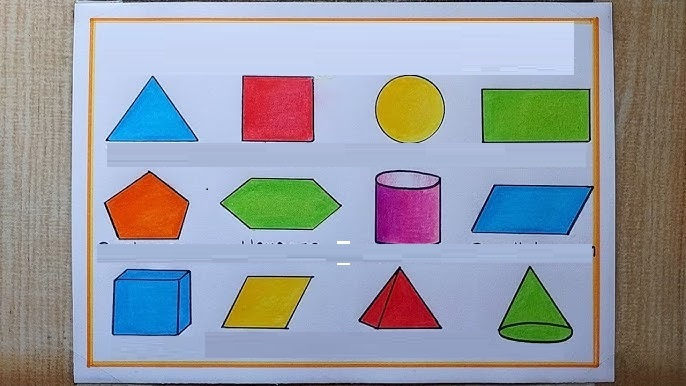
#> input picture old/pw2_2/shapes.jpg, 686 x 386 px
$ jupyter execute pw2_2.ipynb   (older library calls are emulated)
#> lines starting #> are read from the running program, lines starting #| are printed output that depends on the picture; after the words box and inside, x2 and y2 are one past the last pixel; in counts of white or black regions, pixels touching at a corner belong together
<div style="text-align:center; margin-top: 1cm;">
    <h2>Київський політехнічний інститут імені Ігоря Сікорського</h2>
    <h2>Приладобудівний факультет</h2>
    <h3>Кафедра автоматизації та систем неруйнівного контролю</h3>
    <br><br><br>
</div>

<div style="text-align:center; margin-top: 5cm;">
    <h2>Практична робота №2 </h2>
    <h2>з предмету "Комп'ютерний зір"</h2>
</div>

<div style="text-align:right; margin-top: 5cm;">
<p>Студент: Погорєлов Богдан<br>
    Група: ПК-51мп<br>
</p>
</div>
<div style="text-align:center; margin-top: 5cm;">
2025 рік  <br><br><br><br>
</div>

### **Тема:** Дослідження базових технік обробки зображень: гістограми, порогова обробка, фільтрація та детектування країв

### **Мета роботи**

Метою даної роботи було поглиблене вивчення та практичне застосування фундаментальних методів обробки зображень з використанням бібліотек **OpenCV** та **Matplotlib**. Основні завдання включали:
1.  Аналіз розподілу яскравості пікселів шляхом побудови та візуалізації гістограм для відтінків сірого та RGB каналів.
2.  Дослідження методів сегментації зображення за допомогою глобальної (фіксованої, Оцу, трикутної) та адаптивної порогової обробки.
3.  Застосування просторових фільтрів для згладжування зображення (фільтр Гауса).
4.  Реалізація та порівняння градієнтних методів детектування країв (оператори Собеля та Лапласа).

### **Опис коду**

Скрипт є комплексним дослідженням, що демонструє декілька ключових технік обробки зображень. Він складається з допоміжних функцій для візуалізації та основних блоків, що виконують конкретні операції.

#### **Структура коду:**

1.  **Допоміжні функції:**
    * `show_images`: Універсальна функція для відображення набору зображень у вигляді сітки за допомогою `matplotlib`. Вона коректно обробляє як кольорові (конвертуючи BGR в RGB), так і монохромні зображення.
    * `Threshold_Demo`: Функція, що застосовує до зображення декілька методів бінаризації: три з фіксованим порогом та два автоматичних (Оцу та трикутний).
    * `plot_histograms`: Функція для розрахунку та побудови гістограм яскравості для монохромного зображення та для кожного з R, G, B каналів кольорового.

2.  **Основний потік виконання:**
    * **Завантаження:** Скрипт завантажує зображення `kpi.jpg` і створює його копію у відтінках сірого.
    * **Аналіз гістограм:** Будуються та відображаються гістограми, що показують розподіл інтенсивності пікселів.
    * **Порогова обробка:** Демонструється робота різних алгоритмів бінаризації, як глобальних, так і адаптивних (`ADAPTIVE_THRESH_MEAN_C`, `ADAPTIVE_THRESH_GAUSSIAN_C`).
    * **Фільтрація та виділення країв:** Послідовно застосовуються такі операції:
        * Зміна колірного простору на HSV.
        * Розмиття за Гаусом з різними параметрами для зменшення шуму.
        * Застосування операторів Лапласа та Собеля для виявлення країв (контурів об'єктів).
        * Обчислення та візуалізація величини градієнта для отримання більш чіткої карти країв.

### **Результат виконання**

У результаті роботи скрипта було отримано серію візуалізацій, що демонструють ефекти від застосування кожної з технік.

1.  **Гістограми:** Побудовані графіки чітко показали розподіл яскравості пікселів для кожного каналу, що є корисним для подальшого аналізу та вибору порогів.


2.  **Порогова обробка:** Було продемонстровано, що прості методи бінаризації ефективні для контрастних зображень, тоді як адаптивні методи дають значно кращий результат на зображеннях з нерівномірним освітленням.


3.  **Фільтрація та виділення країв:** Візуальні результати показали, як розмиття за Гаусом прибирає дрібні деталі та шум. Оператори Собеля ефективно виділили вертикальні та горизонтальні краї, а оператор Лапласа — області швидкої зміни інтенсивності. Обчислення величини градієнта дозволило об'єднати інформацію про краї з обох напрямків в єдине зображення.

### **Висновок**

Під час виконання цієї лабораторної роботи я поглибив свої знання та практичні навички у сфері комп'ютерного зору. Я детально розібрався в наступних аспектах:

* **Гістограми** є потужним інструментом для аналізу зображень, що дозволяє оцінити контрастність та розподіл яскравості.
* **Методи бінаризації** є ключовим етапом для багатьох задач сегментації, причому вибір між **глобальним** та **адаптивним** порогом залежить від умов освітлення на зображенні.
* **Просторова фільтрація**, зокрема **фільтр Гауса**, є невід'ємною частиною попередньої обробки для усунення шумів.
* **Градієнтні оператори (Собеля, Лапласа)** є основою для алгоритмів детектування країв, які, своєю чергою, використовуються для виділення контурів об'єктів.

Я отримав цінний досвід роботи з функціоналом бібліотек **OpenCV** та **Matplotlib**, що дозволило мені реалізувати та візуалізувати цілий конвеєр обробки зображення.

[cell 1]
import cv2
import numpy as np
import matplotlib.pyplot as plt

[cell 2]
def process_image(image_path: str, method: str, **kargs) -> None:
    """
    Обробляє зображення для розпізнавання фігур та відображає результат
    у Jupyter Notebook.

    Args:
        image_path: Шлях до зображення.
        method: Метод обробки ('threshold', 'laplacian', 'canny').
    """
#> called with image_path = 'shapes.jpg', method = 'threshold'
    # Завантаження зображення
    image = cv2.imread(image_path)
#> image is the input picture: shape (386, 686, 3); mean B, G, R 161.3, 153.5, 149.6
    if image is None:
        print(f"Помилка: не вдалося завантажити зображення за шляхом {image_path}")
        return

    # Попередня обробка
    gray = cv2.cvtColor(image, cv2.COLOR_BGR2GRAY)
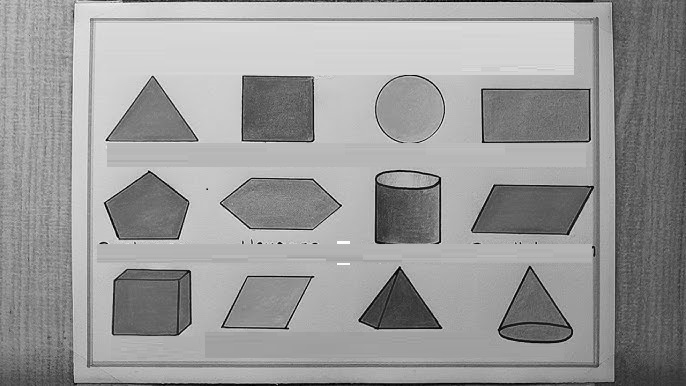
#> gray: shape (386, 686); min 0, max 254, mean 153.2
    blurred = cv2.GaussianBlur(gray, (5, 5), 0)
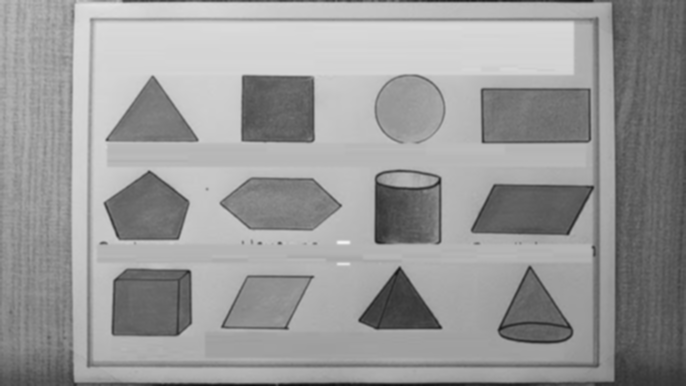
#> blurred: shape (386, 686); min 14, max 244, mean 153.2

    # 1. Метод порогової обробки
    if method == 'threshold':
        _, edges = cv2.threshold(blurred, **kargs, type=cv2.THRESH_BINARY_INV)
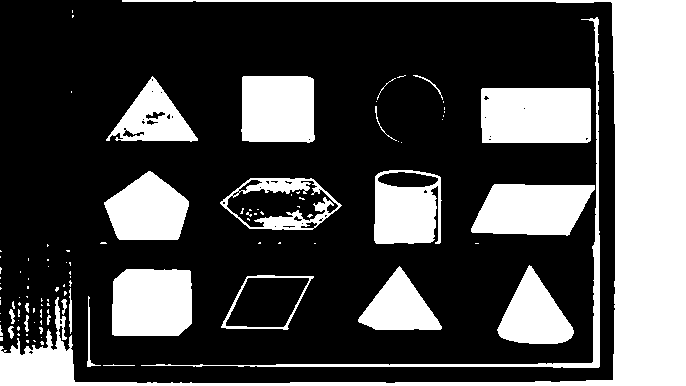
#> edges: shape (386, 686); 29.8% white; 105 white regions (80 under 20 px)
        window_title = "Shapes Detected (Threshold Method)"
    # 2. Метод Лапласа
    elif method == 'laplacian':
        laplacian = cv2.Laplacian(blurred, cv2.CV_64F)
        edges = np.uint8(np.absolute(laplacian))
        _, edges = cv2.threshold(edges, **kargs, type=cv2.THRESH_BINARY)
        window_title = "Shapes Detected (Laplacian Method)"
    # 3. Метод Кенні
    elif method == 'canny':
        edges = cv2.Canny(blurred, **kargs)
        window_title = "Shapes Detected (Canny Method)"
    else:
        print("Помилка: невідомий метод. Використовуйте 'threshold', 'laplacian' або 'canny'.")
        return

    # Пошук та обробка контурів
    contours, _ = cv2.findContours(edges, cv2.RETR_EXTERNAL, cv2.CHAIN_APPROX_SIMPLE)
#> contours = 93 contours, 73 with area under 20; largest, box (x1, y1, x2, y2) and area: (0, 0, 686, 386) 32348, (481, 88, 591, 143) 5868, (112, 269, 192, 336) 4978, (471, 184, 595, 236) 4908, (220, 178, 342, 230) 4639

    for contour in contours:
        if cv2.contourArea(contour) < 100:
            continue

        perimeter = cv2.arcLength(contour, True)
        approx = cv2.approxPolyDP(contour, 0.04 * perimeter, True)
        num_sides = len(approx)

        M = cv2.moments(contour)
        if M["m00"] != 0:
            cX = int(M["m10"] / M["m00"])
            cY = int(M["m01"] / M["m00"])
        else:
            cX, cY = 0, 0

        cv2.drawContours(image, [approx], -1, (0, 255, 0), 2)
        cv2.putText(image, str(num_sides), (cX - 10, cY), cv2.FONT_HERSHEY_SIMPLEX,
                    0.6, (255, 255, 255), 2)
#> this loop made 93 passes
#> (perimeter, approx, num_sides, cX, cY) on passes 49, 52, 54, 56: (260.6, [[313, 276], [247, 276], [221, 327], [287, 329]], 4, 266, 301), (276.1, [[114, 279], [112, 334], [191, 323], [189, 270]], 4, 151, 302), (238.9, [[358, 319], [441, 328], [399, 266]], 3, 398, 307), (253.5, [[529, 265], [498, 333], [565, 341], [572, 327]], 4, 533, 314)
#> (perimeter, num_sides, cX, cY) on passes 70, 71, 72, 73, 84, 86: (316.4, 4, 531, 208), (287.9, 6, 280, 203), (253, 5, 147, 210), (401, 6, 405, 206), (323.1, 4, 535, 114), (271, 4, 277, 108)
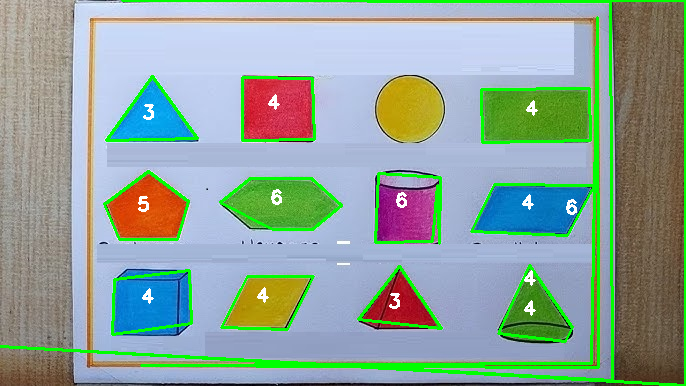
#> image: shape (386, 686, 3); 7.27% of pixels changed, all inside (x1, y1, x2, y2) = (0, 0, 686, 386)

    # Конвертуємо зображення з BGR (OpenCV) в RGB (Matplotlib)
    rgb_image = cv2.cvtColor(image, cv2.COLOR_BGR2RGB)

    # Відображення результату за допомогою Matplotlib
    plt.figure(figsize=(8, 8))
    plt.imshow(rgb_image)
    plt.title(window_title+f'{kargs}')
    plt.axis('off') # Вимкнути осі для чистого вигляду
    return plt

[cell 3]
image_file = 'shapes.jpg'

[cell 4]
# for t in range(0, 255, 10):
#     process_image(image_file, 'threshold', thresh=t, maxval=255)
process_image(image_file, 'threshold', thresh=127, maxval=255)

[cell 5]
process_image(image_file, 'laplacian', thresh=30, maxval=255)
#> call 2 of process_image, with image_path = 'shapes.jpg', method = 'laplacian'
#> in process_image (call 2), `laplacian = cv2.Laplacian(blurred, cv2.CV_64F)`:
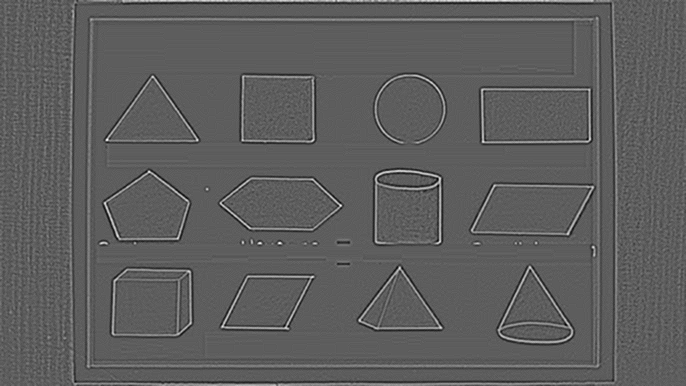
#> laplacian: shape (386, 686) float64; min -50, max 86, mean 0.1; drawn with min black and max white
#> in process_image (call 2), `edges = np.uint8(np.absolute(laplacian))`:
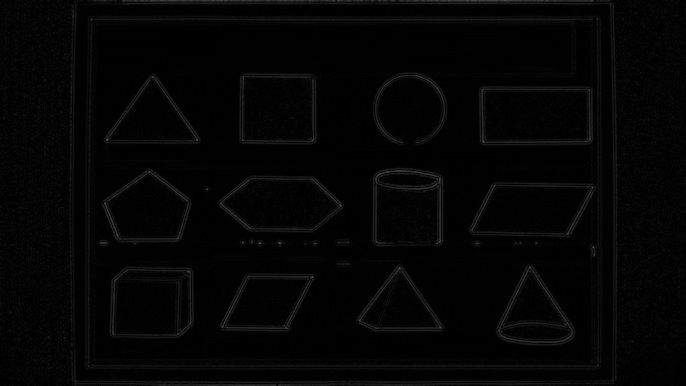
#> edges: shape (386, 686); min 0, max 86, mean 4.3
#> in process_image (call 2), `_, edges = cv2.threshold(edges, **kargs, type=cv2.THRESH_BINARY)`:
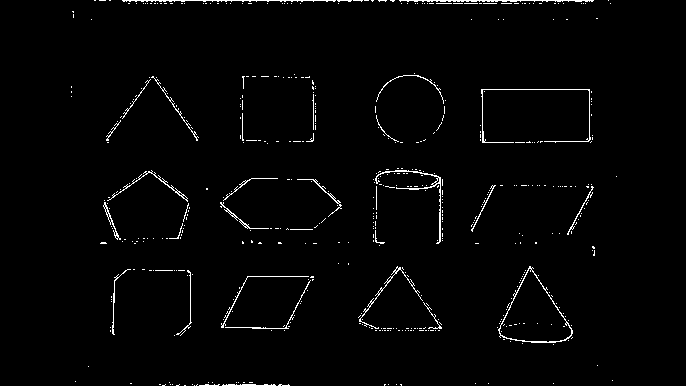
#> edges: shape (386, 686); 1.8% white in thin lines or dots, all inside (x1, y1, x2, y2) = (71, 0, 617, 386)
#> in process_image (call 2), `contours, _ = cv2.findContours(edges, cv2.RETR_EXTERNAL, cv2.CHAIN_APP..`: contours = 505 contours, 486 with area under 20; largest, box (x1, y1, x2, y2) and area: (498, 266, 573, 343) 3118, (375, 170, 441, 244) 140, (399, 0, 594, 2) 93, (359, 266, 423, 329) 86, (103, 202, 121, 240) 76
#> the loop in process_image (call 2), `for contour in contours:` made 505 passes
#> (perimeter, num_sides, cX, cY) on passes 143, 319: (273.9, 3, 533, 314), (394.8, 6, 424, 191)
#> contour on passes 1 to 6: [[194, 385]], [[184, 385], [185, 385]], [[400, 384], [401, 385], [401, 384]], [[396, 384]], [[388, 384]], [[384, 384], [384, 385], [385, 384]]
#> after the loop in process_image (call 2), `for contour in contours:`:
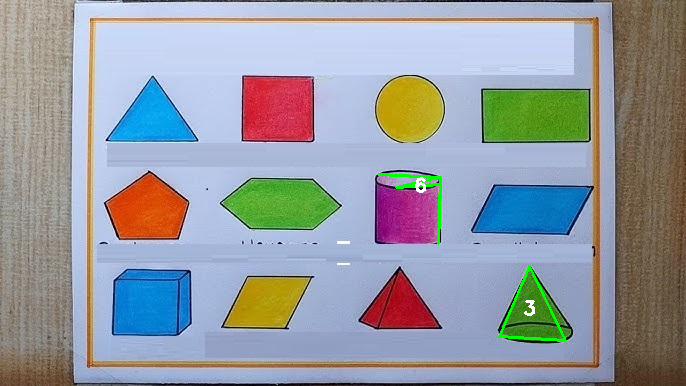
#> image: shape (386, 686, 3); 0.51% of pixels changed, all inside (x1, y1, x2, y2) = (377, 173, 567, 342)

[cell 6]
process_image(image_file, 'canny', threshold1=50, threshold2=150)
#> call 3 of process_image, with image_path = 'shapes.jpg', method = 'canny'
#> in process_image (call 3), `edges = cv2.Canny(blurred, **kargs)`:
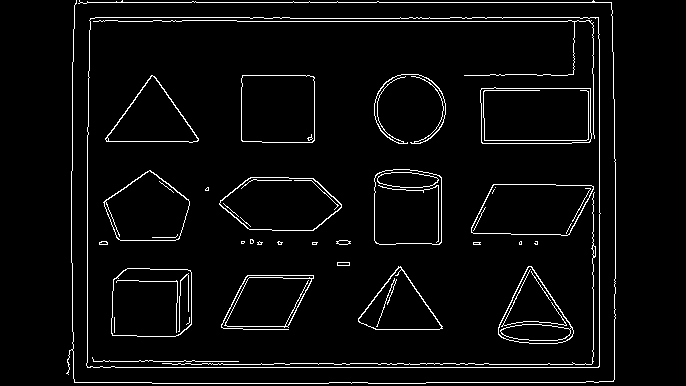
#> edges: shape (386, 686); 4.1% white in thin lines or dots, all inside (x1, y1, x2, y2) = (66, 0, 616, 384)
#> in process_image (call 3), `contours, _ = cv2.findContours(edges, cv2.RETR_EXTERNAL, cv2.CHAIN_APP..`: contours = 2 contours, 1 with area under 20; largest, box (x1, y1, x2, y2) and area: (86, 17, 601, 368) 178811
#> the loop in process_image (call 3), `for contour in contours:` made 2 passes
#> (perimeter, approx, num_sides, cX, cY) on pass 1: (1740.4, [[90, 18], [87, 367], [599, 366], [598, 17]], 4, 343, 192)
#> after the loop in process_image (call 3), `for contour in contours:`:
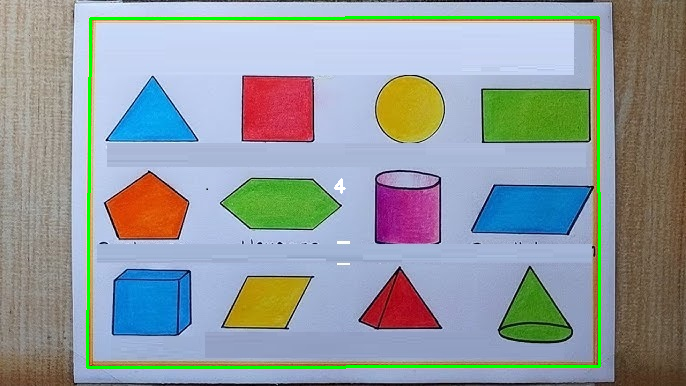
#> image: shape (386, 686, 3); 1.98% of pixels changed, all inside (x1, y1, x2, y2) = (86, 16, 601, 369)
